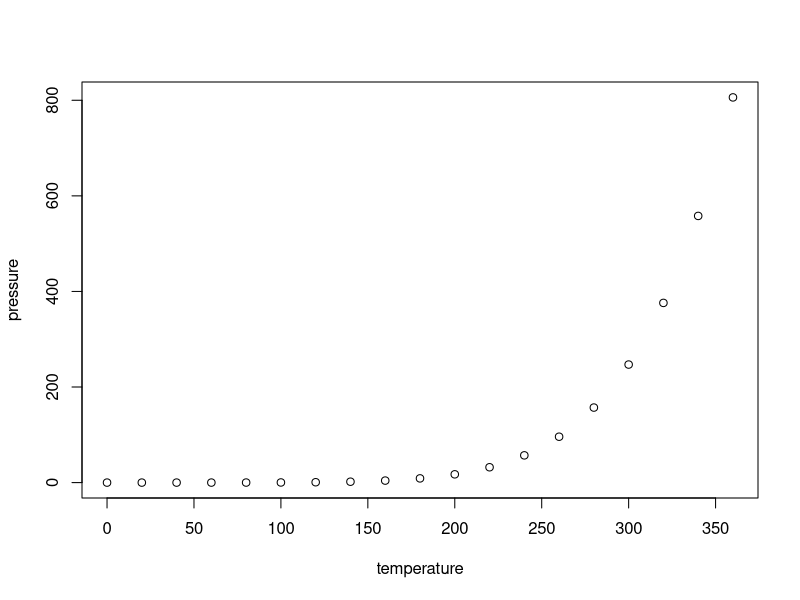
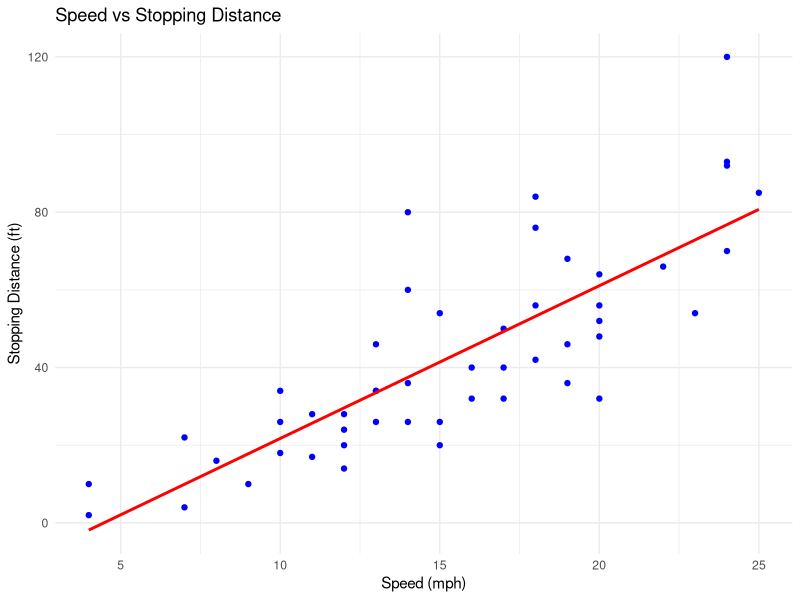

Generate these figures, in order, with R: (Note: this script raises an error after producing the figures.)
## ---- chunk 1
knitr::opts_chunk$set(echo = TRUE)
## ---- chunk 2
summary(cars)
## ---- chunk 3
plot(pressure)
## ---- chunk 4
library(ggplot2)

ggplot(cars, aes(x = speed, y = dist)) +
  geom_point(colour = "blue") +
  geom_smooth(method = "lm", se = FALSE, colour = "red") +
  labs(title = "Speed vs Stopping Distance",
       x = "Speed (mph)",
       y = "Stopping Distance (ft)") +
  theme_minimal()
## ---- chunk 5
# Load libraries

library(tidyverse)
library(lubridate)


# Example URLs for May–July 2025
urls <- c(
  "https://www.opendata.nhs.scot/dataset/84393984-14e9-4b0d-a797-b288db64d088/resource/f02161c1-15f6-4d9f-8be5-01ba613d4303/download/hb_pitc2025_07.csv",
  "https://www.opendata.nhs.scot/dataset/84393984-14e9-4b0d-a797-b288db64d088/resource/9de908b3-9c28-4cc3-aa32-72350a0579d1/download/hb_pitc2025_01_06.csv"
)

# Combine the files
presc <- urls %>% map_dfr(read_csv)

# Convert YYYYMM to date
presc <- presc %>%
  mutate(date = ymd(paste0(PaidDateMonth, "01")))

names(presc)

# Convert YYYYMM to proper date
presc <- presc %>%
  mutate(
    date = ymd(paste0(PaidDateMonth, "01")))

# Filter carbamazepine (using BNF code 030401 or similar)
carbamazepine <- presc %>%
  filter(str_detect(BNFItemDescription, regex("carbamazepine", ignore_case = TRUE))) %>%
  group_by(date) %>%
  summarise(total_items = sum(NumberOfPaidItems, na.rm = TRUE))

# Simple time series plot
ggplot(carbamazepine, aes(x = date, y = total_items)) +
  geom_line(colour = "steelblue") +
  labs(
    title = "Monthly Carbamazepine Prescriptions in Scotland",
    x = "Date",
    y = "Number of Prescription Items"
  ) +
  theme_minimal()
